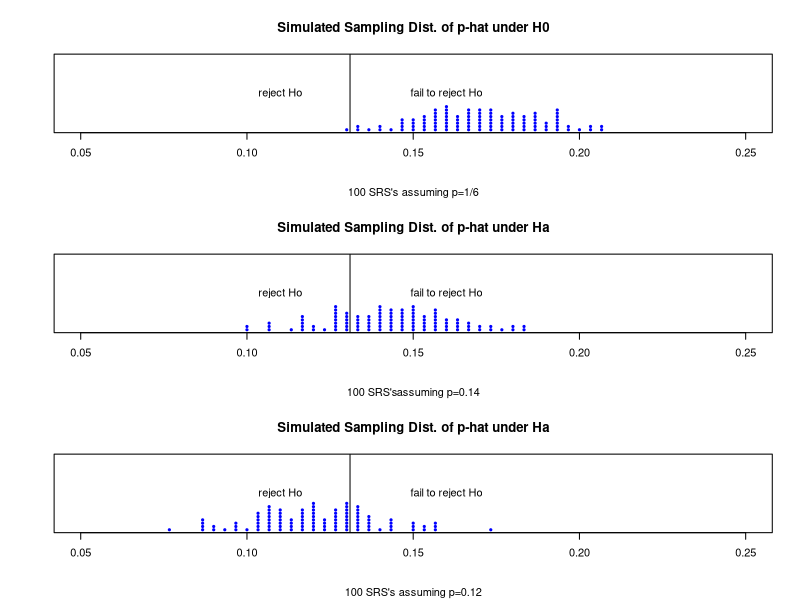

Reproduce this figure in R.
##  See IC9.1- z-tests and power of a test referring to Sad Man's Casino
##  Suppose we suspect that a die is loaded so that rolling a 1 shows up less often
## than it should by random chance.  We compare the theoretical sampling
## distribution of p-hat assuming the die is not loaded vs. two values under
## the alternative, that a 1 shows up 14% and 12% of the time.

par(mfrow=c(3,1))
stripchart(rbinom(100,300,1/6)/300,at=0, method="stack",pch=20, offset=.25,col="blue", main="Simulated Sampling Dist. of p-hat under H0", xlim=c(0.05,0.25), sub="100 SRS's assuming p=1/6")
abline(v=.131)
text(0.11,1,"reject Ho")
text(0.16,1,"fail to reject Ho")
stripchart(rbinom(100,300,.14)/300,at=0, method="stack",pch=20, offset=.25,col="blue", main="Simulated Sampling Dist. of p-hat under Ha", xlim=c(0.05,0.25), sub="100 SRS'sassuming p=0.14")
abline(v=.131)
text(0.11,1,"reject Ho")
text(0.16,1,"fail to reject Ho")
stripchart(rbinom(100,300,.12)/300,at=0, method="stack",pch=20, offset=.25,col="blue", main="Simulated Sampling Dist. of p-hat under Ha", xlim=c(0.05,0.25), sub="100 SRS's assuming p=0.12")
abline(v=.131)
text(0.11,1,"reject Ho")
text(0.16,1,"fail to reject Ho")
